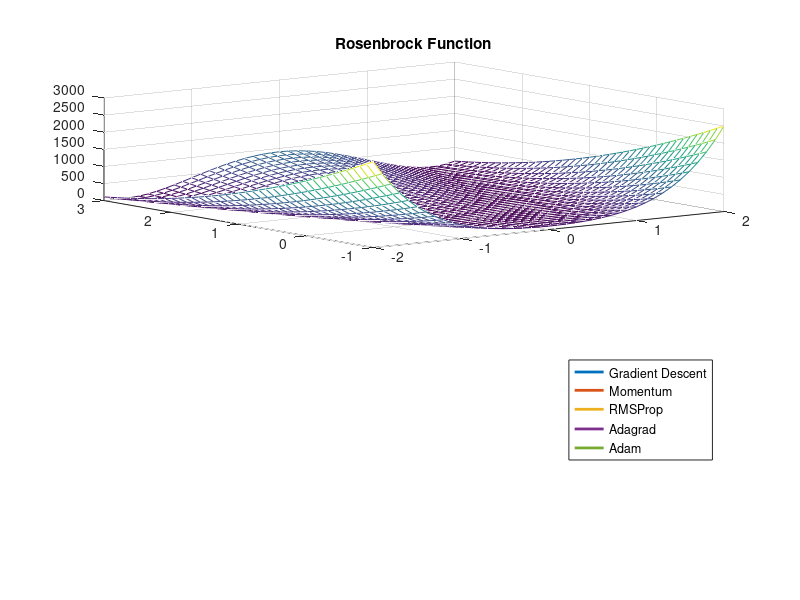

Here is the MATLAB script that generated this plot:
% Rosenbrock function definition
rosenbrock = @(x, y) (1 - x).^2 + 100 * (y - x.^2).^2;

% Parameters (unchanged)
learning_rate = 0.01;
max_iterations = 64;
initial_x = [0; 0]; % Initial point [x, y]
epsilon = 1e-8;
beta_1 = 0.9;
beta_2 = 0.999;

% Initialization (unchanged)
x_values = zeros(5, max_iterations, 2);
y_values = zeros(5, max_iterations);

% Optimization process (unchanged)
optimizers = {'Gradient Descent', 'Momentum', 'RMSProp', 'Adagrad', 'Adam'};

% Create a single plot (unchanged)
figure;

% Plot Rosenbrock function
[x, y] = meshgrid(-2:0.1:2, -1:0.1:3);
z = rosenbrock(x, y);
subplot(2, 1, 1);
mesh(x, y, z);
title('Rosenbrock Function');

% Plot optimization results
subplot(2, 1, 2);
for opt_idx = 1:5
    current_optimizer = optimizers{opt_idx};
    fprintf('Running optimization with %s...\n', current_optimizer);
    
    % Initialize variables based on optimizer (unchanged)
    switch current_optimizer
        case 'Gradient Descent'
            x = initial_x;
        case 'Momentum'
            x = initial_x;
            momentum = 0;
        case 'RMSProp'
            x = initial_x;
            cumulative_squared_gradients = 0;
        case 'Adagrad'
            x = initial_x;
            cumulative_squared_gradients = 0;
        case 'Adam'
            x = initial_x;
            m = 0;
            v = 0;
            t = 0;
    end
    
    % Optimization loop (unchanged)
    for i = 1:max_iterations
        gradient = [400 * x(1)^3 - 400 * x(1) * x(2) + 2 * x(1) - 2;
                    200 * (x(2) - x(1)^2)];
        
        % Update weights based on optimizer (unchanged)
        switch current_optimizer
            case 'Gradient Descent'
                x = x - learning_rate * gradient;
            case 'Momentum'
                momentum = beta_1 * momentum + (1 - beta_1) * gradient;
                x = x - learning_rate * momentum;
            case 'RMSProp'
                cumulative_squared_gradients = beta_2 * cumulative_squared_gradients + (1 - beta_2) * gradient.^2;
                x = x - (learning_rate ./ (sqrt(cumulative_squared_gradients) + epsilon)) .* gradient;
            case 'Adagrad'
                cumulative_squared_gradients = cumulative_squared_gradients + gradient.^2;
                x = x - (learning_rate ./ (sqrt(cumulative_squared_gradients) + epsilon)) .* gradient;
            case 'Adam'
                t = t + 1;
                m = beta_1 * m + (1 - beta_1) * gradient;
                v = beta_2 * v + (1 - beta_2) * gradient.^2;
                m_hat = m / (1 - beta_1^t);
                v_hat = v / (1 - beta_2^t);
                x = x - (learning_rate ./ (sqrt(v_hat) + epsilon)) .* m_hat;
        end
        
        % Save results (unchanged)
        x_values(opt_idx, i, :) = x;
        y_values(opt_idx, i) = rosenbrock(x(1), x(2));
    end
    
    % Plot results for current optimizer on the same graph (unchanged)
    plot(1:max_iterations, y_values(opt_idx, :), 'LineWidth', 2, 'DisplayName', current_optimizer);
    hold on;
end

% Finalize the plot (unchanged)
title('Optimizers on Rosenbrock Function');
xlabel('Iteration');
ylabel('f(x, y)');
legend('Location', 'Best');
grid on;
hold off;
